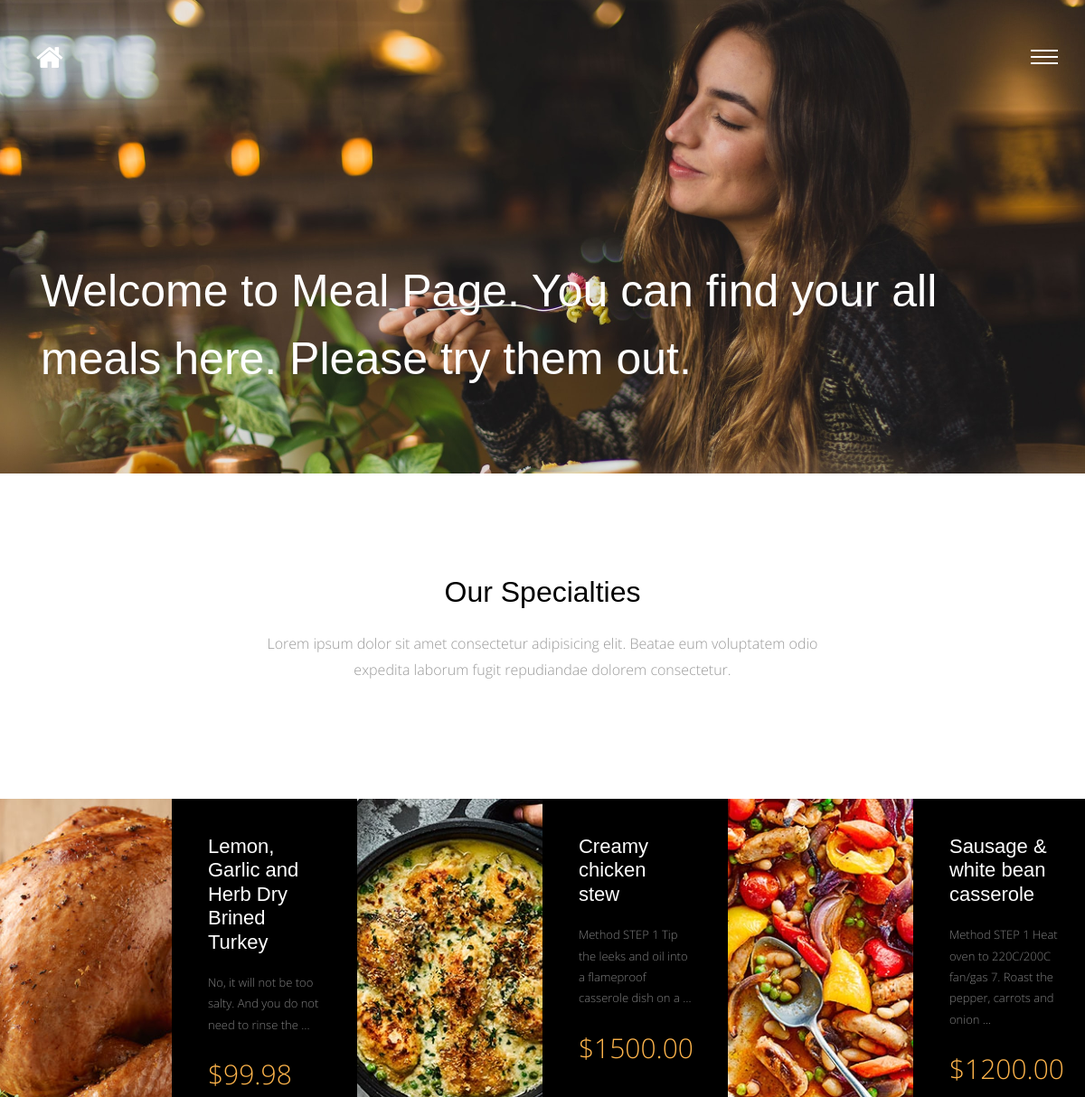
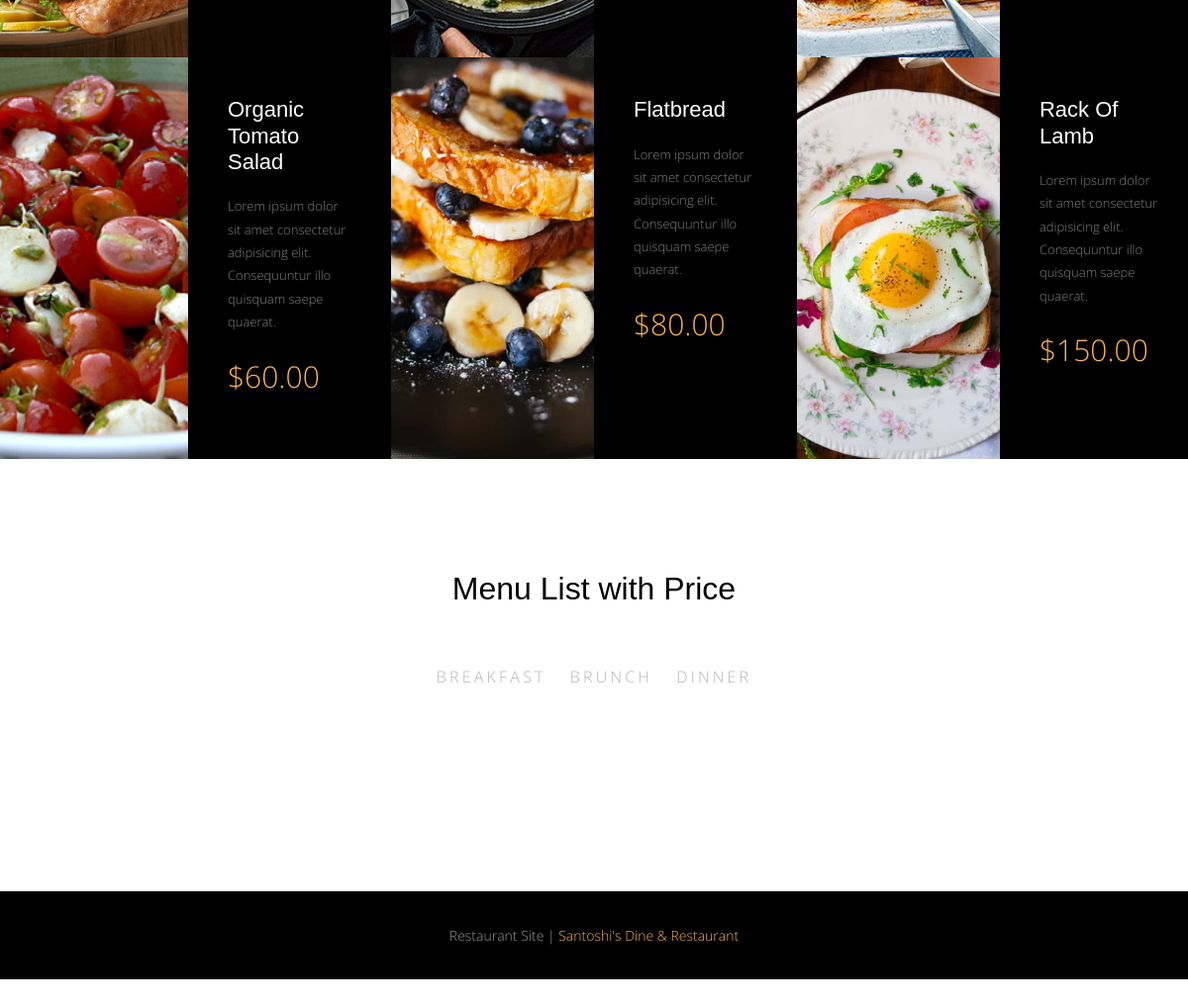
Screenshot of /meals/ with the database file from the repository (2 pictures, top to bottom).
### meals/models.py (models this page shows, shortened)
class Meals(models.Model):
    name = models.CharField(max_length=255)
    description = models.TextField(max_length=700)
    category = models.ForeignKey('Category', on_delete=models.SET_NULL, null=True)
    people = models.IntegerField()  # This meal would be enough for how many people
    price = models.DecimalField(max_digits=6, decimal_places=2)
    preparation_time = models.IntegerField()   # The time this meal to be prepared
    image = models.ImageField(upload_to='meals/')   # The image for this meal.
    slug = models.SlugField(blank=True, null=True)
    class Meta:
        verbose_name = 'meal'              # This is the singular name
        verbose_name_plural = 'meals'      # This is the plural name

class Category(models.Model):
    name = models.CharField(max_length=255)
    class Meta:
        verbose_name = 'category'              # This is the singular name
        verbose_name_plural = 'categories'      # This is the plural name
    def __str__(self):
        return self.name

### meals/views.py (the view)
# urls.py: path('', views.meal_list, name='meal_list'),
def meal_list(request):
    meal_list = Meals.objects.all()
    categories = Category.objects.all()
    return render(request, 'meals/meal_list.html', {'meal_list': meal_list, 'categories': categories,})

### meals/templates/meals/meal_list.html (shortened to what this page needs)
{% extends 'base.html' %}
{% load static %}
{% block content %}
  <div class="cover_1">
    <div class="img_bg" style="background-image: url({% static 'img/slider-1.jpg' %})" data-stellar-background-ratio="0.5">
      <div class="container">
        <div class="row align-items-center">
          <div class="col-md-12" data-aos="fade-up">
            <h2 class="heading">Welcome to Meal Page. You can find your all meals here. Please try them out.</h2>
          </div>
        </div>
      </div>
    </div>
  </div>
  <div class="section">
    <div class="container">
      <div class="row justify-content-center">
        <div class="col-md-7 text-center"  data-aos="fade-up">
          <h2 class="mb-4">Our Specialties</h2>
          <p class="lead">Lorem ipsum dolor sit amet consectetur adipisicing elit. Beatae eum voluptatem odio expedita laborum fugit repudiandae dolorem consectetur.</p>
        </div>
      </div>
    </div>
  </div>
  <div class="section pt-0 pb-0">
    <div class="menus d-flex bg-light">
      {% for meal in meal_list %}
      <div class="d-flex item">
        <div class="image order-2 order-md-1"  style="background-image: url({{meal.image.url}});" data-aos="fade" data-aos-delay="100"></div>
        <div class="text order-1 order-md-2">
          <h3>{{meal.name}}</h3>
          <p>{{meal.description|truncatewords:15}}</p>
          <p class="price">${{meal.price}}</p>
        </div>
      </div>
      {% endfor %}
    </div>
  </div>
  <div class="section">
    <div class="container">
      <div class="row justify-content-center">
        <div class="col-md-8" data-aos="fade-up">
          <h2 class="mb-5 text-center">Menu List with Price</h2>
          <ul class="nav site-tab-nav" id="pills-tab" role="tablist">
            {% for category in categories %}
              <li class="nav-item">
                <a class="nav-link" id="{{category}}-tab" data-toggle="pill" href="#{{category}}" role="tab" aria-controls="{{category}}" aria-selected="true">{{category}}</a>
              </li>
            {% endfor %}
          </ul>
        </div>
      </div>
    </div>
  </div>
{% endblock %}

### static/css/style.css (style rules this page uses)
html { overflow-x: hidden; }
body { background: #fff; font-family: "Open Sans", cursive; font-size: 16px; line-height: 1.8; font-weight: 300; color: #999999; }
a { -webkit-transition: .3s all ease; -o-transition: .3s all ease; transition: .3s all ease; text-decoration: none; }
h1, h2, h3, h4, h5 { color: #000; font-family: "Playfair Display", Arial, sans-serif; }
.site-tab-nav { display: block; text-align: center; margin-bottom: 80px !important; }
.site-tab-nav li { float: none; display: inline-block; *display: inline; zoom: 1; }
.site-tab-nav li a { background: none; color: #b3b3b3; font-size: 16px; text-transform: uppercase; letter-spacing: .2em; border-bottom: 2px solid transparent; padding-left: 0; padding-right: 0; margin: 0 10px; }
.site-tab-nav, .nav-pills { text-align: center; }
.lead { font-size: 16px; }
.section { padding: 7em 0; }
.cover_1 { position: relative; }
.cover_1 .img_bg { background-repeat: no-repeat; background-size: cover !important; background-position: center center; min-height: 550px !important; height: 70vh !important; }
.cover_1 .img_bg, .cover_1 .img_bg > .container > .row { min-height: 700px; height: 100vh; }
.cover_1 .heading { color: white; font-weight: 300; font-size: 30px; line-height: 1.5; }
@media (min-width: 768px) { .cover_1 .heading { font-size: 50px; line-height: 1.5; } }
.menus { display: -webkit-box; display: -ms-flexbox; display: flex; -ms-flex-wrap: wrap; flex-wrap: wrap; margin-right: -15px; margin-left: -15px; }
@media (min-width: 576px) { .menus .item { -webkit-box-flex: 0; -ms-flex: 0 0 100%; flex: 0 0 100%; max-width: 100%; } }
@media (min-width: 768px) { .menus .item { -webkit-box-flex: 0; -ms-flex: 0 0 50%; flex: 0 0 50%; max-width: 50%; } }
@media (min-width: 992px) { .menus .item { -webkit-box-flex: 0; -ms-flex: 0 0 50%; flex: 0 0 50%; max-width: 50%; } }
@media (min-width: 1200px) { .menus .item { -webkit-box-flex: 0; -ms-flex: 0 0 33.33333%; flex: 0 0 33.33333%; max-width: 33.33333%; } }
.menus .item .image, .menus .item .text { width: 50%; }
.menus .item .image { background-size: cover; background-position: center center; }
.menus .item .text { padding: 40px; background: #000; }
.menus .item .text h3 { color: #fff; font-size: 22px; margin-bottom: 20px; }
.menus .item .text p { color: #fff; font-size: 13px; opacity: .5; }
.menus .item .text .price { font-size: 30px; color: #fdb44b; opacity: 1; }

### rows the page displays
Meals: image (picture), name "Lemon, Garlic and Herb Dry Brined Turkey", description "No, it will not be too salty. And you do not need to rinse the …", price "99.98"
Meals: image (picture), name "Creamy chicken stew", description "Method STEP 1 Tip the leeks and oil into a flameproof casserole dish on a …", price "1500.00"
Meals: image (picture), name "Sausage & white bean casserole", description "Method STEP 1 Heat oven to 220C/200C fan/gas 7. Roast the pepper, carrots and onion …", price "1200.00"
Meals: image (picture), name "Organic Tomato Salad", description "Lorem ipsum dolor sit amet consectetur adipisicing elit. Consequuntur illo quisquam saepe quaerat.", price "60.00"
Meals: image (picture), name "Flatbread", description "Lorem ipsum dolor sit amet consectetur adipisicing elit. Consequuntur illo quisquam saepe quaerat.", price "80.00"
Meals: image (picture), name "Rack Of Lamb", description "Lorem ipsum dolor sit amet consectetur adipisicing elit. Consequuntur illo quisquam saepe quaerat.", price "150.00"
Category: name "BREAKFAST"
Category: name "BRUNCH"
Category: name "DINNER"
